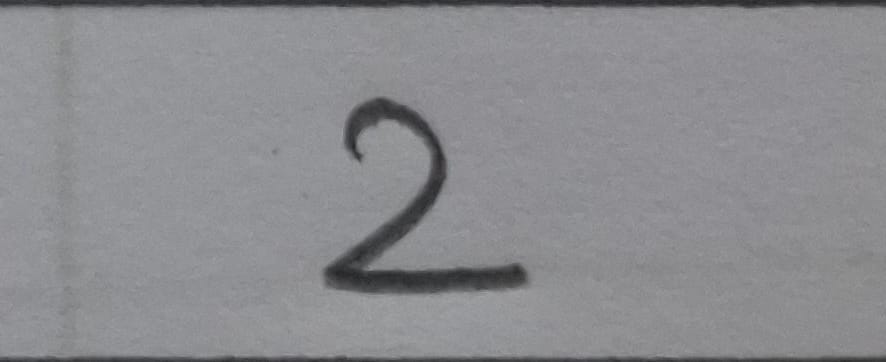
#> input picture DATA/raw/digit2.jpeg, 886 x 362 px
$ python load_image.py
#> lines starting #> are read from the running program, lines starting #| are printed output that depends on the picture; after the words box and inside, x2 and y2 are one past the last pixel; in counts of white or black regions, pixels touching at a corner belong together
# OpenCV (cv2)= computer vision library that is used here to read, display, and work with images.
import cv2


# Load the image from DATA/raw folder
# cv2.imread() reads the image file and converts it into a NumPy array containing the image's pixel information.
image = cv2.imread("../DATA/raw/digit2.jpeg")
#> image is the input picture: shape (362, 886, 3); mean B, G, R 143, 139.4, 139.2


# If OpenCV cannot find/read the image, imread() returns None. We check this before trying to use the image.
if image is None:
    print("Image could not be loaded!")
else:
    print("Image loaded successfully!")
    print("Image shape:", image.shape)
#| Image shape: (362, 886, 3)
    #Shape tells us the dimensions of the image, for a colored image, the shape is: height × width × channels(bgr)


    # Display the image in a separate window
    cv2.imshow("My Digit(ORIGINAL)", image)


    # cv2.cvtColor() is used to convert an image from one color representation to another. COLOR_BGR2GRAY tells OpenCV to take the BGR color image and convert it into a grayscale image. A grayscale image has only 1 channel containing intensity(brightness) information.For digit recognition, we usually don't need the color of the digit. We mainly care about the shape and brightness of the digit, so we are converting it into grayscale.
    gray = cv2.cvtColor(image, cv2.COLOR_BGR2GRAY)


    print("Grayscale shape:", gray.shape)
#| Grayscale shape: (362, 886)


    cv2.imshow("My Digit(Grayscale)", gray)


     # Apply thresholding to the grayscale image.
     #Thresholding is used to separate the image in two regions: 1. BACKGROUND , 2. DIGIT/FOREGROUND

     # The basic logic of THRESH_BINARY is:
     # pixel < 127 → 0 (black) and pixel >= 127 → 255 (white). So instead of having many shades of gray (0–255), we convert the image into mainly two values: 0 = black  255 = white. This makes the digit easier for later processing and machine-learning steps to work with.
    _, threshold = cv2.threshold(
        gray,   #Input image(must be grayscale)
        127,    #Threshold value
        255,    # Maximum value assigned to pixels that pass the threshold
        cv2.THRESH_BINARY   # Thresholding method )
    )
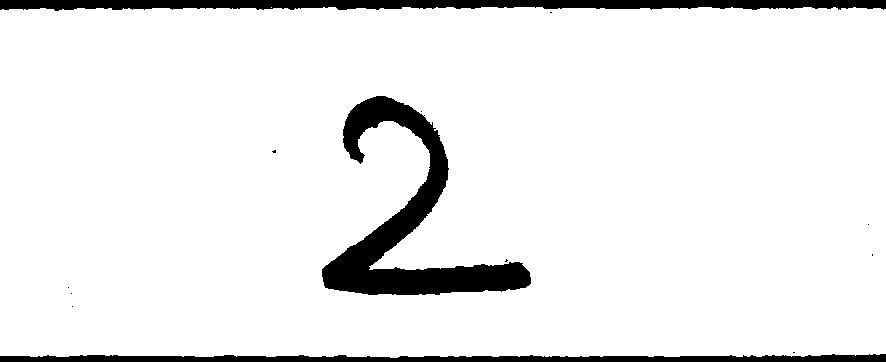
#> threshold: shape (362, 886); 92.4% white; 13 black regions (10 under 20 px), largest, box (x1, y1, x2, y2) and area: (322, 96, 531, 295) 11628, (0, 0, 886, 11) 7427, (0, 354, 886, 362) 5209


    print("Thresholding completed!")

    print("Thresholded", threshold)
#> (printed output is left out)


    # Resize the thresholded image
    # Our thresholded image may have a different size from the images used by the MNIST dataset. A machine-learning model expects its input to have a # consistent size. Therefore, we resize our image to exactly 28 × 28 pixels so that it has the same spatial dimensions as MNIST images.
    resized = cv2.resize(threshold, (28, 28))
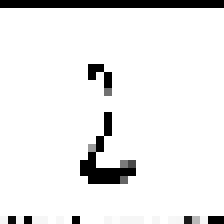
#> resized: shape (28, 28) (shown 8 times larger); min 0, max 255, mean 235


    print("Resized shape:", resized.shape)
#| Resized shape: (28, 28)

    cv2.imshow("Resized", resized)


    # Keep the image window open until the user presses a key
    # Without waitKey(), the program could finish immediately and the image window may close before we can see it. 0 means "wait indefinitely"
    cv2.waitKey(0)


    # Close all OpenCV windows after a key is pressed. This cleans up the windows created by cv2.imshow().
    cv2.destroyAllWindows()


### OCR Image Preprocessing with OpenCV
#This part of the OCR project uses OpenCV (cv2) to preprocess a handwritten digit image before it is given to a machine-learning model.
#The preprocessing pipeline consists of the following steps:

#1. Load the image: The digit image is loaded from the `DATA/raw` folder using cv2.imread().

#2. Check whether the image was loaded successfully: The program checks whether OpenCV returned a valid image. If the image cannot be found or read, an error message is displayed.

#3. Display the original image: The original digit image is displayed using cv2.imshow().

#4. Convert the image to grayscale: The BGR image is converted into a grayscale image using cv2.cvtColor(). This removes unnecessary color information while preserving the brightness and shape information needed for digit recognition.

#5. Apply thresholding: Binary thresholding is applied to separate the digit from the background. Pixel values below the threshold are converted to 0, while values above the threshold are converted to 255. This produces a simplified black-and-white image.

#6. Resize the image: The thresholded image is resized to 28 × 28 pixels using cv2.resize(). This matches the spatial dimensions expected by the MNIST dataset, which will later be used for training the digit-recognition model.

#7. Display the processed image: The resized image is displayed so that the preprocessing result can be visually inspected.

#8. Keep the windows open and close them properly: cv2.waitKey(0) keeps the OpenCV windows open until a key is pressed, while cv2.destroyAllWindows() closes the windows afterward.

#Processing Pipeline : Original Image → Grayscale → Threshold → Resize to 28×28 → Ready for ML Model

#This preprocessing converts a real-world handwritten digit image into a standardized format that can later be passed to a machine-learning model for digit classification.
#Currently testing the preprocessing pipeline using a single sample image.
# Later, this pipeline will be made reusable for any input digit.
